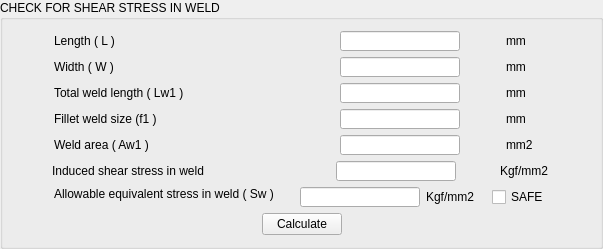
               <widget class="QGroupBox" name="groupBox_30">
                <property name="title">
                 <string>CHECK FOR SHEAR STRESS IN WELD</string>
                </property>
                <layout class="QHBoxLayout" name="horizontalLayout_249">
                 <item>
                  <layout class="QVBoxLayout" name="verticalLayout_56">
                   <item>
                    <layout class="QHBoxLayout" name="horizontalLayout_250">
                     <item>
                      <widget class="QLabel" name="label_313">
                       <property name="sizePolicy">
                        <sizepolicy hsizetype="Fixed" vsizetype="Fixed">
                         <horstretch>0</horstretch>
                         <verstretch>0</verstretch>
                        </sizepolicy>
                       </property>
                       <property name="minimumSize">
                        <size>
                         <width>240</width>
                         <height>20</height>
                        </size>
                       </property>
                       <property name="maximumSize">
                        <size>
                         <width>240</width>
                         <height>20</height>
                        </size>
                       </property>
                       <property name="text">
                        <string>&lt;html&gt;&lt;head/&gt;&lt;body&gt;&lt;p&gt;Length ( L )&lt;/p&gt;&lt;/body&gt;&lt;/html&gt;</string>
                       </property>
                      </widget>
                     </item>
                     <item>
                      <widget class="QLineEdit" name="fh_le_total_weld_length_2">
                       <property name="sizePolicy">
                        <sizepolicy hsizetype="Fixed" vsizetype="Fixed">
                         <horstretch>0</horstretch>
                         <verstretch>0</verstretch>
                        </sizepolicy>
                       </property>
                       <property name="minimumSize">
                        <size>
                         <width>120</width>
                         <height>20</height>
                        </size>
                       </property>
                       <property name="maximumSize">
                        <size>
                         <width>120</width>
                         <height>20</height>
                        </size>
                       </property>
                      </widget>
                     </item>
                     <item>
                      <widget class="QLabel" name="label_314">
                       <property name="sizePolicy">
                        <sizepolicy hsizetype="Fixed" vsizetype="Fixed">
                         <horstretch>0</horstretch>
                         <verstretch>0</verstretch>
                        </sizepolicy>
                       </property>
                       <property name="minimumSize">
                        <size>
                         <width>40</width>
                         <height>20</height>
                        </size>
                       </property>
                       <property name="maximumSize">
                        <size>
                         <width>40</width>
                         <height>20</height>
                        </size>
                       </property>
                       <property name="text">
                        <string>mm</string>
                       </property>
                      </widget>
                     </item>
                    </layout>
                   </item>
                   <item>
                    <layout class="QHBoxLayout" name="horizontalLayout_251">
                     <item>
                      <widget class="QLabel" name="label_315">
                       <property name="sizePolicy">
                        <sizepolicy hsizetype="Fixed" vsizetype="Fixed">
                         <horstretch>0</horstretch>
                         <verstretch>0</verstretch>
                        </sizepolicy>
                       </property>
                       <property name="minimumSize">
                        <size>
                         <width>240</width>
                         <height>20</height>
                        </size>
                       </property>
                       <property name="maximumSize">
                        <size>
                         <width>240</width>
                         <height>20</height>
                        </size>
                       </property>
                       <property name="text">
                        <string>&lt;html&gt;&lt;head/&gt;&lt;body&gt;&lt;p&gt;Width ( W )&lt;/p&gt;&lt;/body&gt;&lt;/html&gt;</string>
                       </property>
                      </widget>
                     </item>
                     <item>
                      <widget class="QLineEdit" name="fh_le_total_weld_width_2">
                       <property name="sizePolicy">
                        <sizepolicy hsizetype="Fixed" vsizetype="Fixed">
                         <horstretch>0</horstretch>
                         <verstretch>0</verstretch>
                        </sizepolicy>
                       </property>
                       <property name="minimumSize">
                        <size>
                         <width>120</width>
                         <height>20</height>
                        </size>
                       </property>
                       <property name="maximumSize">
                        <size>
                         <width>120</width>
                         <height>20</height>
                        </size>
                       </property>
                      </widget>
                     </item>
                     <item>
                      <widget class="QLabel" name="label_316">
                       <property name="sizePolicy">
                        <sizepolicy hsizetype="Fixed" vsizetype="Fixed">
                         <horstretch>0</horstretch>
                         <verstretch>0</verstretch>
                        </sizepolicy>
                       </property>
                       <property name="minimumSize">
                        <size>
                         <width>40</width>
                         <height>20</height>
                        </size>
                       </property>
                       <property name="maximumSize">
                        <size>
                         <width>40</width>
                         <height>20</height>
                        </size>
                       </property>
                       <property name="text">
                        <string>mm</string>
                       </property>
                      </widget>
                     </item>
                    </layout>
                   </item>
                   <item>
                    <layout class="QHBoxLayout" name="horizontalLayout_252">
                     <item>
                      <widget class="QLabel" name="label_317">
                       <property name="sizePolicy">
                        <sizepolicy hsizetype="Fixed" vsizetype="Fixed">
                         <horstretch>0</horstretch>
                         <verstretch>0</verstretch>
                        </sizepolicy>
                       </property>
                       <property name="minimumSize">
                        <size>
                         <width>240</width>
                         <height>20</height>
                        </size>
                       </property>
                       <property name="maximumSize">
                        <size>
                         <width>240</width>
                         <height>20</height>
                        </size>
                       </property>
                       <property name="text">
                        <string>&lt;html&gt;&lt;head/&gt;&lt;body&gt;&lt;p&gt;Total weld length ( Lw1 )&lt;/p&gt;&lt;/body&gt;&lt;/html&gt;</string>
                       </property>
                      </widget>
                     </item>
                     <item>
                      <widget class="QLineEdit" name="fh_le_weld_length_2">
                       <property name="sizePolicy">
                        <sizepolicy hsizetype="Fixed" vsizetype="Fixed">
                         <horstretch>0</horstretch>
                         <verstretch>0</verstretch>
                        </sizepolicy>
                       </property>
                       <property name="minimumSize">
                        <size>
                         <width>120</width>
                         <height>20</height>
                        </size>
                       </property>
                       <property name="maximumSize">
                        <size>
                         <width>120</width>
                         <height>20</height>
                        </size>
                       </property>
                      </widget>
                     </item>
                     <item>
                      <widget class="QLabel" name="label_318">
                       <property name="sizePolicy">
                        <sizepolicy hsizetype="Fixed" vsizetype="Fixed">
                         <horstretch>0</horstretch>
                         <verstretch>0</verstretch>
                        </sizepolicy>
                       </property>
                       <property name="minimumSize">
                        <size>
                         <width>40</width>
                         <height>20</height>
                        </size>
                       </property>
                       <property name="maximumSize">
                        <size>
                         <width>40</width>
                         <height>20</height>
                        </size>
                       </property>
                       <property name="text">
                        <string>mm</string>
                       </property>
                      </widget>
                     </item>
                    </layout>
                   </item>
                   <item>
                    <layout class="QHBoxLayout" name="horizontalLayout_253">
                     <item>
                      <widget class="QLabel" name="label_319">
                       <property name="sizePolicy">
                        <sizepolicy hsizetype="Fixed" vsizetype="Fixed">
                         <horstretch>0</horstretch>
                         <verstretch>0</verstretch>
                        </sizepolicy>
                       </property>
                       <property name="minimumSize">
                        <size>
                         <width>240</width>
                         <height>20</height>
                        </size>
                       </property>
                       <property name="maximumSize">
                        <size>
                         <width>240</width>
                         <height>20</height>
                        </size>
                       </property>
                       <property name="text">
                        <string>&lt;html&gt;&lt;head/&gt;&lt;body&gt;&lt;p&gt;Fillet weld size (f1 )&lt;/p&gt;&lt;/body&gt;&lt;/html&gt;</string>
                       </property>
                      </widget>
                     </item>
                     <item>
                      <widget class="QLineEdit" name="fh_le_fillet_weld_size_2">
                       <property name="sizePolicy">
                        <sizepolicy hsizetype="Fixed" vsizetype="Fixed">
                         <horstretch>0</horstretch>
                         <verstretch>0</verstretch>
                        </sizepolicy>
                       </property>
                       <property name="minimumSize">
                        <size>
                         <width>120</width>
                         <height>20</height>
                        </size>
                       </property>
                       <property name="maximumSize">
                        <size>
                         <width>120</width>
                         <height>20</height>
                        </size>
                       </property>
                      </widget>
                     </item>
                     <item>
                      <widget class="QLabel" name="label_320">
                       <property name="sizePolicy">
                        <sizepolicy hsizetype="Fixed" vsizetype="Fixed">
                         <horstretch>0</horstretch>
                         <verstretch>0</verstretch>
                        </sizepolicy>
                       </property>
                       <property name="minimumSize">
                        <size>
                         <width>40</width>
                         <height>20</height>
                        </size>
                       </property>
                       <property name="maximumSize">
                        <size>
                         <width>40</width>
                         <height>20</height>
                        </size>
                       </property>
                       <property name="text">
                        <string>mm</string>
                       </property>
                      </widget>
                     </item>
                    </layout>
                   </item>
                   <item>
                    <layout class="QHBoxLayout" name="horizontalLayout_254">
                     <item>
                      <widget class="QLabel" name="label_321">
                       <property name="sizePolicy">
                        <sizepolicy hsizetype="Fixed" vsizetype="Fixed">
                         <horstretch>0</horstretch>
                         <verstretch>0</verstretch>
                        </sizepolicy>
                       </property>
                       <property name="minimumSize">
                        <size>
                         <width>240</width>
                         <height>20</height>
                        </size>
                       </property>
                       <property name="maximumSize">
                        <size>
                         <width>240</width>
                         <height>20</height>
                        </size>
                       </property>
                       <property name="text">
                        <string>&lt;html&gt;&lt;head/&gt;&lt;body&gt;&lt;p&gt;Weld area ( Aw1 )&lt;/p&gt;&lt;/body&gt;&lt;/html&gt;</string>
                       </property>
                      </widget>
                     </item>
                     <item>
                      <widget class="QLineEdit" name="fh_le_weld_area_2">
                       <property name="sizePolicy">
                        <sizepolicy hsizetype="Fixed" vsizetype="Fixed">
                         <horstretch>0</horstretch>
                         <verstretch>0</verstretch>
                        </sizepolicy>
                       </property>
                       <property name="minimumSize">
                        <size>
                         <width>120</width>
                         <height>20</height>
                        </size>
                       </property>
                       <property name="maximumSize">
                        <size>
                         <width>120</width>
                         <height>20</height>
                        </size>
                       </property>
                      </widget>
                     </item>
                     <item>
                      <widget class="QLabel" name="label_322">
                       <property name="sizePolicy">
                        <sizepolicy hsizetype="Fixed" vsizetype="Fixed">
                         <horstretch>0</horstretch>
                         <verstretch>0</verstretch>
                        </sizepolicy>
                       </property>
                       <property name="minimumSize">
                        <size>
                         <width>40</width>
                         <height>20</height>
                        </size>
                       </property>
                       <property name="maximumSize">
                        <size>
                         <width>40</width>
                         <height>20</height>
                        </size>
                       </property>
                       <property name="text">
                        <string>mm2</string>
                       </property>
                      </widget>
                     </item>
                    </layout>
                   </item>
                   <item>
                    <layout class="QHBoxLayout" name="horizontalLayout_255">
                     <item>
                      <widget class="QLabel" name="label_323">
                       <property name="sizePolicy">
                        <sizepolicy hsizetype="Fixed" vsizetype="Fixed">
                         <horstretch>0</horstretch>
                         <verstretch>0</verstretch>
                        </sizepolicy>
                       </property>
                       <property name="minimumSize">
                        <size>
                         <width>240</width>
                         <height>20</height>
                        </size>
                       </property>
                       <property name="maximumSize">
                        <size>
                         <width>240</width>
                         <height>20</height>
                        </size>
                       </property>
                       <property name="text">
                        <string>&lt;html&gt;&lt;head/&gt;&lt;body&gt;&lt;p&gt;Induced shear stress in weld&lt;/p&gt;&lt;/body&gt;&lt;/html&gt;</string>
                       </property>
                      </widget>
                     </item>
                     <item>
                      <widget class="QLineEdit" name="fh_le_induce_shear_stress_in_weld_2">
                       <property name="sizePolicy">
                        <sizepolicy hsizetype="Fixed" vsizetype="Fixed">
                         <horstretch>0</horstretch>
                         <verstretch>0</verstretch>
                        </sizepolicy>
                       </property>
                       <property name="minimumSize">
                        <size>
                         <width>120</width>
                         <height>20</height>
                        </size>
                       </property>
                       <property name="maximumSize">
                        <size>
                         <width>120</width>
                         <height>20</height>
                        </size>
                       </property>
                      </widget>
                     </item>
                     <item>
                      <widget class="QLabel" name="label_324">
                       <property name="sizePolicy">
                        <sizepolicy hsizetype="Fixed" vsizetype="Fixed">
                         <horstretch>0</horstretch>
                         <verstretch>0</verstretch>
                        </sizepolicy>
                       </property>
                       <property name="minimumSize">
                        <size>
                         <width>50</width>
                         <height>20</height>
                        </size>
                       </property>
                       <property name="maximumSize">
                        <size>
                         <width>50</width>
                         <height>20</height>
                        </size>
                       </property>
                       <property name="text">
                        <string>Kgf/mm2</string>
                       </property>
                      </widget>
                     </item>
                    </layout>
                   </item>
                   <item>
                    <layout class="QHBoxLayout" name="horizontalLayout_256">
                     <item>
                      <spacer name="horizontalSpacer_81">
                       <property name="orientation">
                        <enum>Qt::Horizontal</enum>
                       </property>
                       <property name="sizeHint" stdset="0">
                        <size>
                         <width>40</width>
                         <height>20</height>
                        </size>
                       </property>
                      </spacer>
                     </item>
                     <item>
                      <widget class="QLabel" name="label_325">
                       <property name="sizePolicy">
                        <sizepolicy hsizetype="Fixed" vsizetype="Fixed">
                         <horstretch>0</horstretch>
                         <verstretch>0</verstretch>
                        </sizepolicy>
                       </property>
                       <property name="minimumSize">
                        <size>
                         <width>240</width>
                         <height>20</height>
                        </size>
                       </property>
                       <property name="maximumSize">
                        <size>
                         <width>240</width>
                         <height>20</height>
                        </size>
                       </property>
                       <property name="text">
                        <string>&lt;html&gt;&lt;head/&gt;&lt;body&gt;&lt;p&gt;Allowable equivalent stress in weld ( Sw )&lt;/p&gt;&lt;p&gt;( refer CL. 7.1.2 of IS-816 )&lt;/p&gt;&lt;/body&gt;&lt;/html&gt;</string>
                       </property>
                      </widget>
                     </item>
                     <item>
                      <widget class="QLineEdit" name="fh_le_allowable_equivalet_stress_Sw_2">
                       <property name="sizePolicy">
                        <sizepolicy hsizetype="Fixed" vsizetype="Fixed">
                         <horstretch>0</horstretch>
                         <verstretch>0</verstretch>
                        </sizepolicy>
                       </property>
                       <property name="minimumSize">
                        <size>
                         <width>120</width>
                         <height>20</height>
                        </size>
                       </property>
                       <property name="maximumSize">
                        <size>
                         <width>120</width>
                         <height>20</height>
                        </size>
                       </property>
                      </widget>
                     </item>
                     <item>
                      <widget class="QLabel" name="label_326">
                       <property name="sizePolicy">
                        <sizepolicy hsizetype="Fixed" vsizetype="Fixed">
                         <horstretch>0</horstretch>
                         <verstretch>0</verstretch>
                        </sizepolicy>
                       </property>
                       <property name="minimumSize">
                        <size>
                         <width>60</width>
                         <height>20</height>
                        </size>
                       </property>
                       <property name="maximumSize">
                        <size>
                         <width>60</width>
                         <height>20</height>
                        </size>
                       </property>
                       <property name="text">
                        <string>Kgf/mm2</string>
                       </property>
                      </widget>
                     </item>
                     <item>
                      <widget class="QCheckBox" name="fh_cb_safe_shear_in_weld_2">
                       <property name="text">
                        <string>SAFE</string>
                       </property>
                      </widget>
                     </item>
                     <item>
                      <spacer name="horizontalSpacer_82">
                       <property name="orientation">
                        <enum>Qt::Horizontal</enum>
                       </property>
                       <property name="sizeHint" stdset="0">
                        <size>
                         <width>40</width>
                         <height>20</height>
                        </size>
                       </property>
                      </spacer>
                     </item>
                    </layout>
                   </item>
                   <item>
                    <layout class="QHBoxLayout" name="horizontalLayout_257">
                     <item>
                      <spacer name="horizontalSpacer_83">
                       <property name="orientation">
                        <enum>Qt::Horizontal</enum>
                       </property>
                       <property name="sizeHint" stdset="0">
                        <size>
                         <width>40</width>
                         <height>20</height>
                        </size>
                       </property>
                      </spacer>
                     </item>
                     <item>
                      <widget class="QPushButton" name="fh_pb_check_for_shear_in_weld_2">
                       <property name="text">
                        <string>Calculate</string>
                       </property>
                      </widget>
                     </item>
                     <item>
                      <spacer name="horizontalSpacer_84">
                       <property name="orientation">
                        <enum>Qt::Horizontal</enum>
                       </property>
                       <property name="sizeHint" stdset="0">
                        <size>
                         <width>40</width>
                         <height>20</height>
                        </size>
                       </property>
                      </spacer>
                     </item>
                    </layout>
                   </item>
                  </layout>
                 </item>
                </layout>
               </widget>
